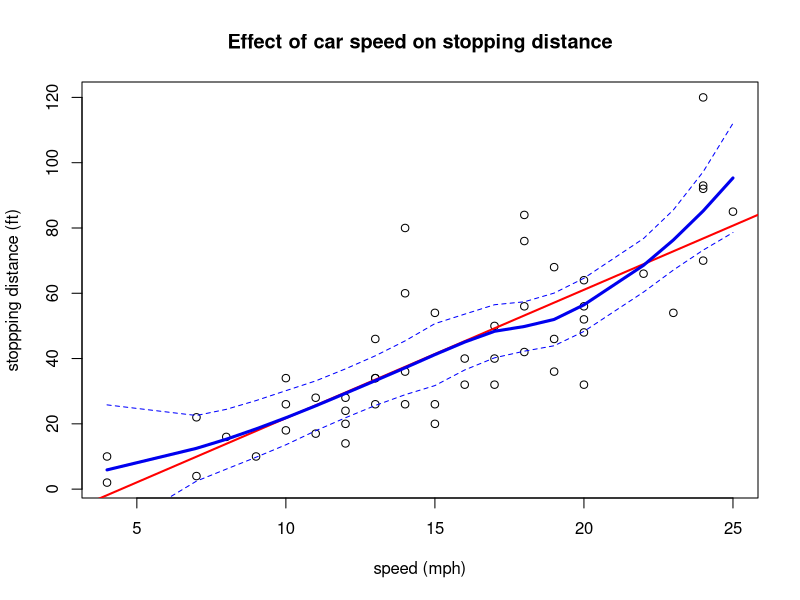

Write the R code that produced this figure.
#setup workspace
graphics.off()
rm(list=ls())
library(tidyverse)

# Part 1.
  # 1.
  # loading the data and creating the scatter plot
  d <- cars
  plot(x = d$speed,
       y = d$dist,
       xlab = "speed (mph)",
       ylab = "stoppping distance (ft)",
       main = "Effect of car speed on stopping distance")
  
  # 2.
  # creating the simple linear model by overlaying a line of best fit
    abline(lm(d$dist ~ d$speed), col='red' , lwd=2)
    
# Part 2.
    # 3.
    # creating a LOESS regression fit for the data
    loess_fit <- loess(d$dist ~ d$speed)
    # Predict y values and standard errors using the loess model
    loess_pred <- predict(loess_fit, se = TRUE)
    y_pred <- loess_pred$fit
    se_fit <- loess_pred$se.fit
    
    # 4
    # Add the loess smooth line
    lines(d$speed, y_pred, col = "blue2", lwd = 3)
    
    # 5
    # overlaying the 95% confidence interval using "blue2", line weight 1 and dashed line type
    # Add the 95% confidence interval
    lines(d$speed, y_pred + qt(0.975, loess_pred$df)*se_fit, col = "blue", lwd = 1, lty = "dashed")
    lines(d$speed, y_pred - qt(0.975, loess_pred$df)*se_fit, col = "blue", lwd = 1, lty = "dashed")
    
    
    
    
    